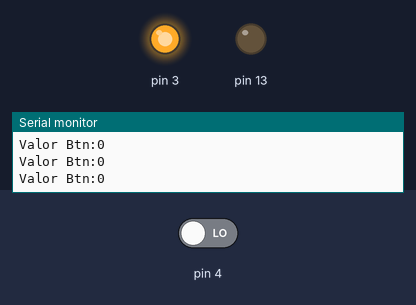
Simulated run of this sketch. Board: Arduino Uno, built with avr-gcc and run on an emulated ATmega328P. On the bench: output pins drawn as LEDs (lit = HIGH), the last lines printed to the serial monitor. Dashed ring = blinking. The test bench sets the inputs (shaded band); at power-on: pin 4 LOW.

Above: at 1.2 s.
1.3 s: pin 4 driven HIGH
At 2.2 s:
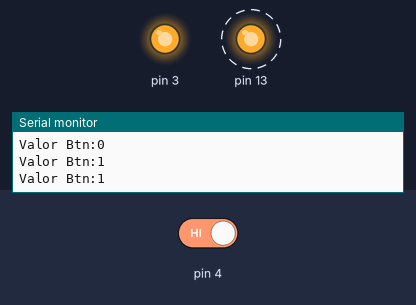
4.3 s: pin 4 driven LOW
At 5.6 s:
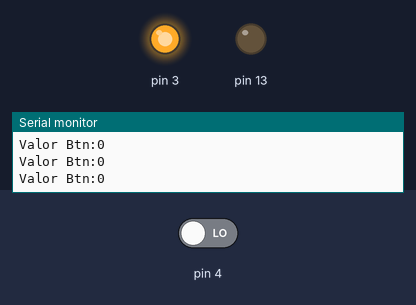
Timing chart, 0 to 7.3 s (numbered marks = the images above; inputs shaded):
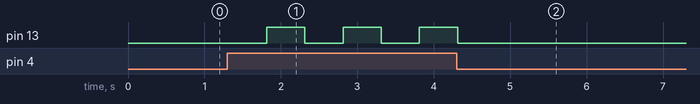

The sketch:

aula2_fim.ino
```cpp
// set variables
int estado = 0;// variável para leitura do pushbutton
int guarda_estado = LOW; // variável para armazenar valores do pushbutton

void setup() {
  // define o pino do Led como saída do Arduino
  pinMode(13, OUTPUT);
  pinMode(3, OUTPUT);


  // define pino do pushbutton como entrada do Arduino:
  pinMode(4, INPUT);
  digitalWrite(3,HIGH);


  Serial.begin(9600);
  Serial.println("Valor do BTN");
}

void loop(){

  Serial.print("Valor Btn:");
  Serial.println(digitalRead(4));

  // le o estado pushbutton: ligado (HIGH) ou desligado (LOW)
  estado = digitalRead(4);

  // verifica se o botão (pushbutton) está pressionado
  if (estado == HIGH) {
    // inverte valor da variável variable_buttonEstado
    guarda_estado = !guarda_estado;

    //esperera o tempo de 500ms para evitar
    delay(500);
  }

  if (guarda_estado == HIGH) {
    // liga o led
    digitalWrite(13, HIGH);
  }
  else {
    digitalWrite(13, LOW);
  }
}
```

Measured:
- after the input at 1.3 s, pin 13: alternates HIGH for 0.50 s and LOW for 0.50 s, starting after 0.51 s
- after the input at 4.3 s, pin 13: goes on until 4.3 s, then stays LOW
